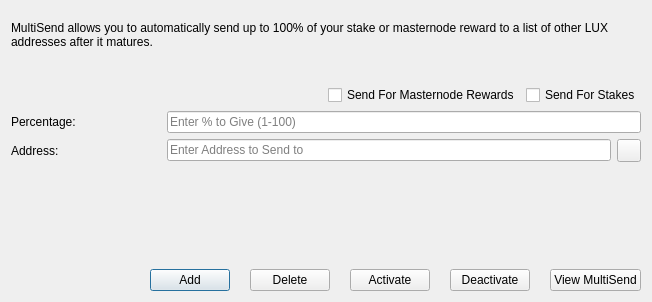
<?xml version="1.0" encoding="UTF-8"?>
<ui version="4.0">
 <class>MultiSendDialog</class>
 <widget class="QDialog" name="MultiSendDialog">
  <property name="windowModality">
   <enum>Qt::NonModal</enum>
  </property>
  <property name="geometry">
   <rect>
    <x>0</x>
    <y>0</y>
    <width>652</width>
    <height>302</height>
   </rect>
  </property>
  <property name="windowTitle">
   <string>MultiSend</string>
  </property>
  <property name="modal">
   <bool>true</bool>
  </property>
  <layout class="QVBoxLayout" name="verticalLayout">
   <item>
    <spacer name="verticalSpacer">
     <property name="orientation">
      <enum>Qt::Vertical</enum>
     </property>
     <property name="sizeType">
      <enum>QSizePolicy::Fixed</enum>
     </property>
     <property name="sizeHint" stdset="0">
      <size>
       <width>20</width>
       <height>10</height>
      </size>
     </property>
    </spacer>
   </item>
   <item>
    <widget class="QLabel" name="labelDescription">
     <property name="lineWidth">
      <number>1</number>
     </property>
     <property name="text">
      <string>MultiSend allows you to automatically send up to 100% of your stake or masternode reward to a list of other LUX addresses after it matures.</string>
     </property>
     <property name="alignment">
      <set>Qt::AlignLeading|Qt::AlignLeft|Qt::AlignTop</set>
     </property>
     <property name="wordWrap">
      <bool>true</bool>
     </property>
    </widget>
   </item>
   <item>
    <spacer name="verticalSpacer_2">
     <property name="orientation">
      <enum>Qt::Vertical</enum>
     </property>
     <property name="sizeType">
      <enum>QSizePolicy::Fixed</enum>
     </property>
     <property name="sizeHint" stdset="0">
      <size>
       <width>20</width>
       <height>30</height>
      </size>
     </property>
    </spacer>
   </item>
   <item>
    <layout class="QHBoxLayout" name="horizontalLayout">
     <item>
      <spacer name="horizontalSpacer_3">
       <property name="minimumSize">
        <size>
         <width>150</width>
         <height>0</height>
        </size>
       </property>
       <property name="orientation">
        <enum>Qt::Horizontal</enum>
       </property>
       <property name="sizeHint" stdset="0">
        <size>
         <width>40</width>
         <height>20</height>
        </size>
       </property>
      </spacer>
     </item>
     <item>
      <widget class="QCheckBox" name="multiSendMasternodeCheckBox">
       <property name="text">
        <string>Send For Masternode Rewards</string>
       </property>
      </widget>
     </item>
     <item>
      <widget class="QCheckBox" name="multiSendStakeCheckBox">
       <property name="text">
        <string>Send For Stakes</string>
       </property>
      </widget>
     </item>
    </layout>
   </item>
   <item>
    <layout class="QHBoxLayout" name="horizontalLayout_5">
     <item>
      <widget class="QLabel" name="labelPercentage">
       <property name="minimumSize">
        <size>
         <width>150</width>
         <height>0</height>
        </size>
       </property>
       <property name="toolTip">
        <string>Percentage of stake to send</string>
       </property>
       <property name="text">
        <string>Percentage:</string>
       </property>
      </widget>
     </item>
     <item>
      <widget class="QLineEdit" name="multiSendPercentEdit">
       <property name="toolTip">
        <string>Enter whole numbers 1 - 100</string>
       </property>
       <property name="placeholderText">
        <string>Enter % to Give (1-100)</string>
       </property>
      </widget>
     </item>
    </layout>
   </item>
   <item>
    <layout class="QHBoxLayout" name="horizontalLayout_4">
     <item>
      <widget class="QLabel" name="labelAddress">
       <property name="minimumSize">
        <size>
         <width>150</width>
         <height>0</height>
        </size>
       </property>
       <property name="toolTip">
        <string>Address to send portion of stake to</string>
       </property>
       <property name="text">
        <string>Address:</string>
       </property>
      </widget>
     </item>
     <item>
      <widget class="QLineEdit" name="multiSendAddressEdit">
       <property name="toolTip">
        <string/>
       </property>
       <property name="placeholderText">
        <string>Enter Address to Send to</string>
       </property>
      </widget>
     </item>
     <item>
      <widget class="QToolButton" name="addressBookButton">
       <property name="toolTip">
        <string>Choose an address from the address book</string>
       </property>
       <property name="text">
        <string/>
       </property>
       <property name="icon">
        <iconset resource="../lux.qrc">
         <normaloff>:/icons/address-book</normaloff>:/icons/address-book</iconset>
       </property>
       <property name="shortcut">
        <string>Alt+A</string>
       </property>
      </widget>
     </item>
    </layout>
   </item>
   <item>
    <widget class="QLabel" name="message">
     <property name="sizePolicy">
      <sizepolicy hsizetype="Preferred" vsizetype="Minimum">
       <horstretch>0</horstretch>
       <verstretch>0</verstretch>
      </sizepolicy>
     </property>
     <property name="minimumSize">
      <size>
       <width>0</width>
       <height>70</height>
      </size>
     </property>
     <property name="text">
      <string/>
     </property>
    </widget>
   </item>
   <item>
    <spacer name="verticalSpacer_3">
     <property name="orientation">
      <enum>Qt::Vertical</enum>
     </property>
     <property name="sizeHint" stdset="0">
      <size>
       <width>20</width>
       <height>40</height>
      </size>
     </property>
    </spacer>
   </item>
   <item>
    <layout class="QHBoxLayout" name="horizontalLayout_3">
     <property name="spacing">
      <number>20</number>
     </property>
     <item>
      <spacer name="horizontalSpacer_2">
       <property name="orientation">
        <enum>Qt::Horizontal</enum>
       </property>
       <property name="sizeHint" stdset="0">
        <size>
         <width>40</width>
         <height>20</height>
        </size>
       </property>
      </spacer>
     </item>
     <item>
      <widget class="QPushButton" name="addButton">
       <property name="toolTip">
        <string>Add to the MultiSend vector</string>
       </property>
       <property name="statusTip">
        <string>Add to MultiSend Vector</string>
       </property>
       <property name="text">
        <string>Add</string>
       </property>
       <property name="icon">
        <iconset resource="../lux.qrc">
         <normaloff>:/icons/add</normaloff>:/icons/add</iconset>
       </property>
      </widget>
     </item>
     <item>
      <widget class="QPushButton" name="deleteButton">
       <property name="toolTip">
        <string>Delete from  MultiSend vector</string>
       </property>
       <property name="statusTip">
        <string>Delete Address From MultiSend Vector</string>
       </property>
       <property name="text">
        <string>Delete</string>
       </property>
       <property name="icon">
        <iconset resource="../lux.qrc">
         <normaloff>:/icons/remove</normaloff>:/icons/remove</iconset>
       </property>
      </widget>
     </item>
     <item>
      <widget class="QPushButton" name="activateButton">
       <property name="toolTip">
        <string>Activate multisend</string>
       </property>
       <property name="statusTip">
        <string>Activate MultiSend</string>
       </property>
       <property name="text">
        <string>Activate</string>
       </property>
      </widget>
     </item>
     <item>
      <widget class="QPushButton" name="disableButton">
       <property name="toolTip">
        <string>Deactivate multisend</string>
       </property>
       <property name="statusTip">
        <string>Deactivate MultiSend</string>
       </property>
       <property name="text">
        <string>Deactivate</string>
       </property>
      </widget>
     </item>
     <item>
      <widget class="QPushButton" name="viewButton">
       <property name="toolTip">
        <string/>
       </property>
       <property name="statusTip">
        <string>View MultiSend Vector</string>
       </property>
       <property name="text">
        <string>View MultiSend</string>
       </property>
      </widget>
     </item>
    </layout>
   </item>
  </layout>
 </widget>
 <resources>
  <include location="../lux.qrc"/>
 </resources>
 <connections/>
</ui>
